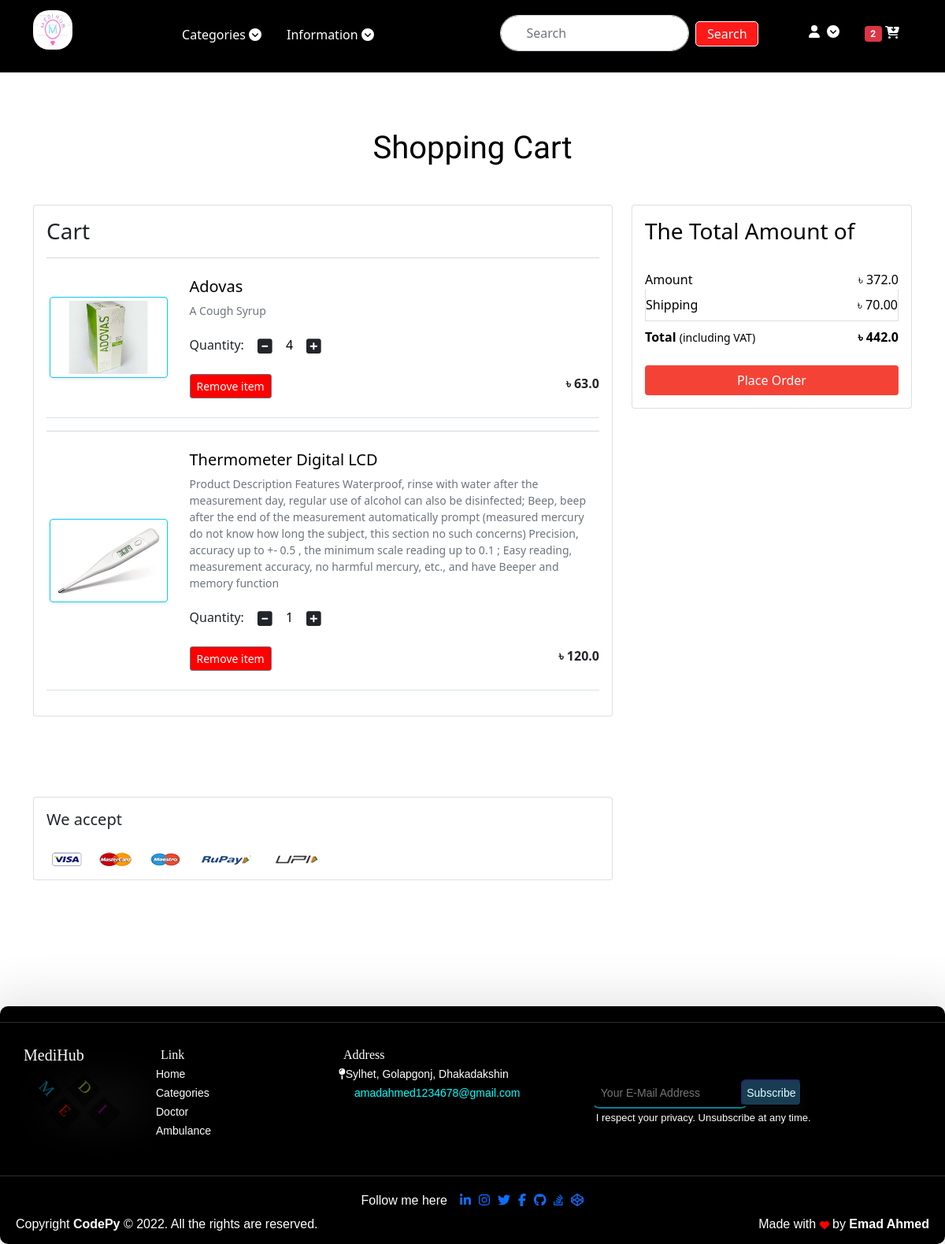
/cart/ (signed in), run on an earlier commit of the app's database.
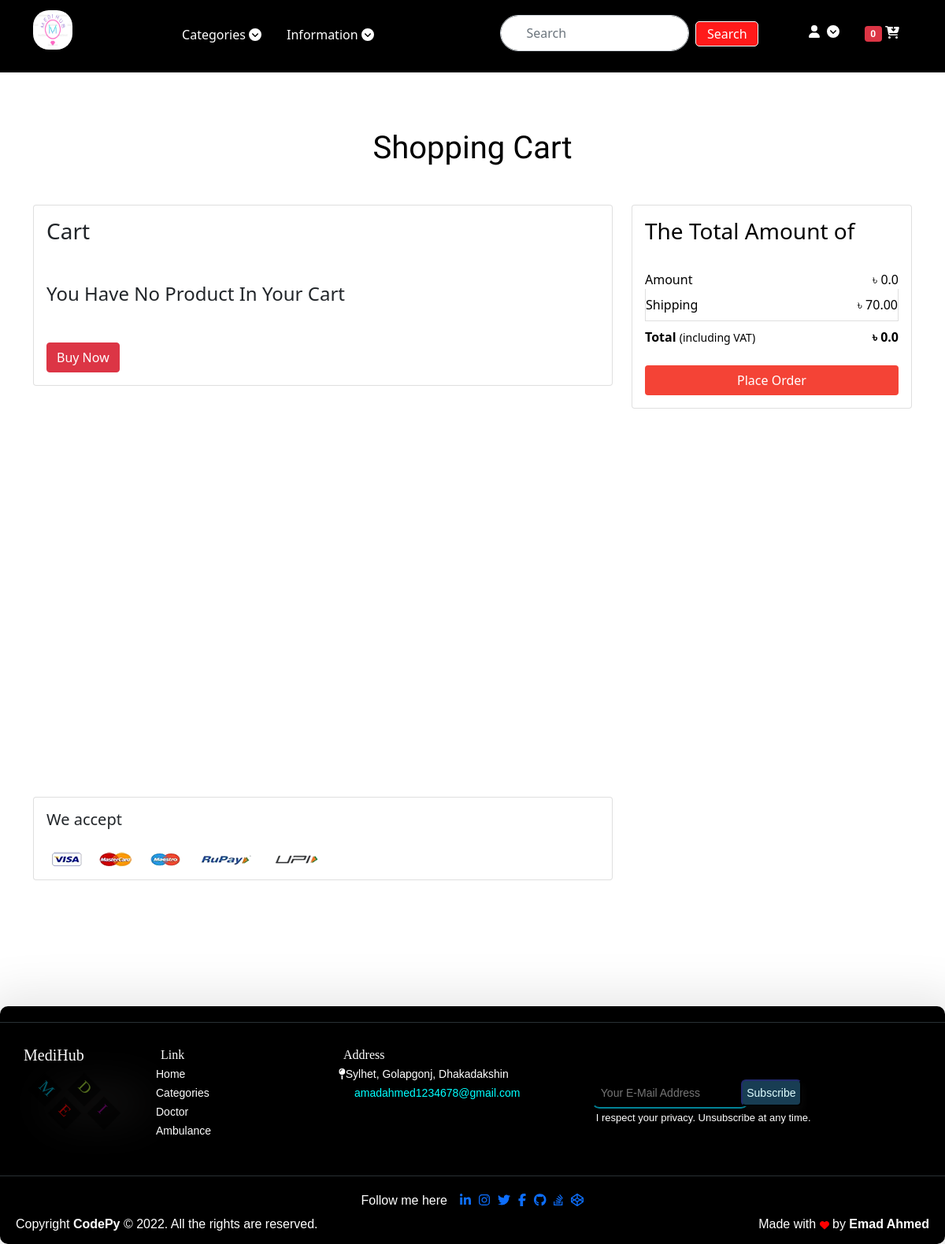
And on a later commit of the database.
### app/models.py (models this page shows, shortened)
class Cart(models.Model):
    user = models.ForeignKey(User, on_delete=models.CASCADE)
    product = models.ForeignKey(Product, on_delete=models.CASCADE)
    quantity = models.PositiveBigIntegerField(default=1)
    def __str__(self):
        return str(self.id)

class Product(models.Model):
    title = models.CharField(max_length=100)
    cattype = models.CharField(max_length=100, default="Tablet")
    selling_price = models.FloatField()
    discounted_price = models.FloatField()
    description = models.TextField()
    Disclaimer = models.TextField(default="no")
    brand = models.CharField(max_length=100)
    category = models.CharField(choices=CATEGORY_CHOICES, max_length=2)
    product_image = models.ImageField(upload_to='productimg')

### app/views.py (the view)
# urls.py: path('cart/', views.show_cart, name='show_cart'),
@login_required
def show_cart(request):
    if request.user.is_authenticated:
        user = request.user
        cart = Cart.objects.filter(user=user)
        amount = 0.0
        shiping_amount = 70.0
        total_amount = 0.0
        cart = Cart.objects.filter(user=request.user)
        empty_cart = "You Have No Product In Your Cart"
        buy_now = "Buy Now"
        cart_product = [p for p in Cart.objects.all() if p.user == user]
        print(cart_product)
        if request.user.is_authenticated:
            cart = Cart.objects.filter(user=request.user)
        if cart_product:
            for p in cart_product:
                tempamount = (p.quantity * p.product.discounted_price)
                amount += tempamount
                total_amount = amount + shiping_amount
        else:
            return render(request, 'app/addtocart.html', {'carts_empty': empty_cart, 'buy_now': buy_now, 'totalamount': total_amount, 'amount': amount, 'tcart': cart, })
        return render(request, 'app/addtocart.html', {'carts': cart, 'totalamount': total_amount, 'amount': amount, 'tcart': cart})

### app/templates/app/addtocart.html (shortened to what this page needs)
{% extends 'app/base.html' %} <br />
{% load static %} <br />
{% block main-content %} <br />
<div class="container my-5" style="height: 100vh">
  <div class="row">
    <h1 class="text-center mb-5 sc">Shopping Cart</h1>
    <div class="col-sm-8">
      <div class="card">
        <div class="card-body">
          <h3 class="text-dark">Cart</h3>
          {% if carts_empty %}
          <h4 class="mt-5 mb-5 text-dark">{{carts_empty}}</h4>
          <a href="{% url 'home' %}" class="btn btn-danger text-center"
            >{{buy_now}}</a
          >
          {% endif %} {% for cart in carts %}
          <hr />
          <div class="row my-4">
            <div class="col-sm-3 text-center align-self-center">
              <img
                src="{{cart.product.product_image.url}}"
                alt=""
                srcset=""
                class="img-fluid img-thumbnail shadow-sm border-info"
                height="150"
                width="150"
              />
            </div>
            <div class="col-sm-9 addproduct">
              <div>
                <h5>{{cart.product.title}}</h5>
                <p class="mb-2 text-muted small">
                  {{cart.product.description}}
                </p>
                <div class="my-3">
                  <label for="quantity">Quantity:</label>
                  <a class="minus-cart btn" pid="{{cart.product.id}}"
                    ><i class="fas fa-minus-square fa-lg"></i
                  ></a>
                  <span id="quantity">{{cart.quantity}}</span>
                  <a class="plus-cart btn" pid="{{cart.product.id}}"
                    ><i class="fas fa-plus-square fa-lg"></i
                  ></a>
                </div>
                <div class="d-flex justify-content-between">
                  <a
                    href="{% url 'show_cart' %}"
                    class="btn btn-sm btn-secondary mr-3 remove-cart"
                    pid="{{cart.product.id}}"
                    >Remove item
                  </a>
                  <p class="mb-0">
                    <span
                      ><strong
                        >৳ {{cart.product.discounted_price}}</strong
                      ></span
                    >
                  </p>
                </div>
              </div>
            </div>
          </div>
          <hr class="text-muted" />
          {% endfor %}
        </div>
      </div>
    </div>
    <div class="col-sm-4">
      <div class="card">
        <div class="card-body amount">
          <h3 class="mb-4">The Total Amount of</h3>
          <ul class="list-group">
            <li
              class="list-group-item d-flex justify-content-between align-items-center border-0 px-0 pb-0"
            >
              Amount <span id="amount">৳ {{amount}}</span>
            </li>
            <li
              class="list-group-item d-flex justify-content-between align-items-center px-0"
            >
              Shipping<span>৳ 70.00</span>
            </li>
            <li
              class="list-group-item d-flex justify-content-between align-items-center border-0 px-0 mb-3"
            >
              <div><strong>Total</strong> <small>(including VAT)</small></div>
              <span
                ><strong
                  >৳ <strong id="totalamount"> {{totalamount}} </strong></strong
                ></span
              >
            </li>
          </ul>
          <div class="d-grid">
            <a href="{% url 'checkout' %}" class="btn pbtn">Place Order</a>
          </div>
        </div>
      </div>
    </div>
  </div>
</div>
<div class="container">
  <div class="row">
    <div class="col-sm-8">
      <div class="card">
        <div class="card-body">
          <h5 class="mb-4">We accept</h5>
          <img
            src="{% static 'app/images/payment.png' %}"
            alt=""
            class="img-fluid"
          />
        </div>
      </div>
    </div>
  </div>
</div>
{% endblock main-content %}

What changed in the data, as far as the page shows it:
removed Cart: product.product_image (picture), product "Adovas", product.description "A Cough Syrup", quantity "4", product.discounted_price "63.0"
removed Cart: product.product_image (picture), product "Thermometer Digital LCD", product.description "Product Description Features Waterproof, rinse with water after the measurement day, regular use of alcohol can also be disinfected; Beep, beep after the end of the measurement automatically prompt (measured mercury do not know how long the subject, this section no such concerns) Precision, accuracy up to +- 0.5 , the minimum scale reading up to 0.1 ; Easy reading, measurement accuracy, no harmful mercury, etc., and have Beeper and memory function", quantity "1", product.discounted_price "120.0"
Also different on the page:
{{ tcart|length }}: "2" → "0"
{{ carts_empty }}: (not shown) → "You Have No Product In Your Cart"
{{ buy_now }}: (not shown) → "Buy Now"
{{ amount }}: "372.0" → "0.0"
{{ totalamount }}: "442.0" → "0.0"
